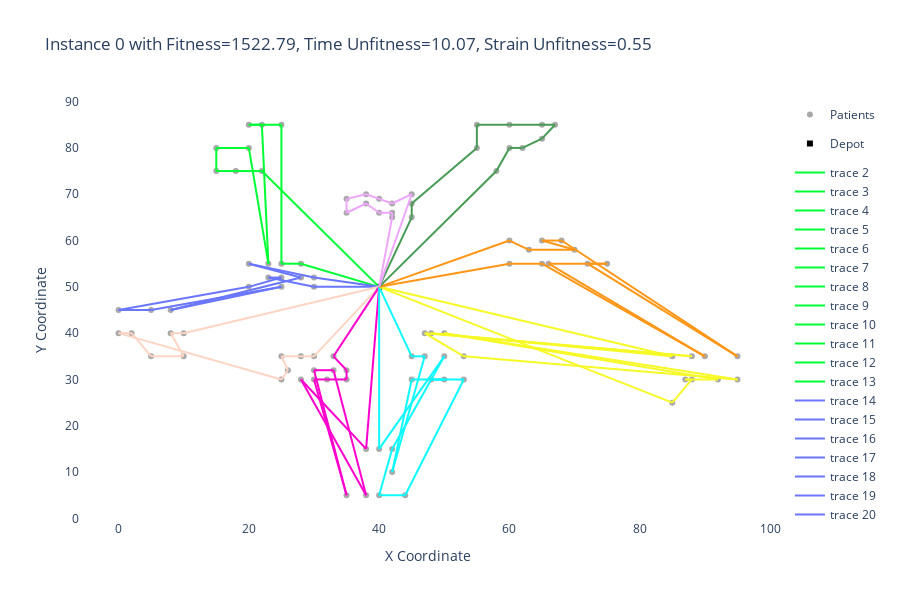

The notebook cell saved with this chart:
### Code cell
import plotly.express as px
import plotly.graph_objects as go
from itertools import cycle

depot_x, depot_y = depot['x_coord'], depot['y_coord']
x_coords, y_coords = zip(*[(patient['x_coord'], patient['y_coord']) for patient in patients.values()])



patient_hover_texts = [f"Patient {pid}:<br>Location: ({patient['x_coord']}, {patient['y_coord']})<br>Time Window: [{patient['start_time']}, {patient['end_time']}]" for pid, patient in patients.items()]

# Create a scatter plot for patients
patients_scatter = go.Scatter(x=x_coords, y=y_coords, mode='markers', marker=dict(symbol='circle', color='darkgrey'), name='Patients', text=patient_hover_texts, hoverinfo='text')

# Create a scatter plot for the depot
depot_scatter = go.Scatter(x=[depot_x], y=[depot_y], mode='markers', marker=dict(symbol='square', color='black'), name='Depot')


# Create the figure and add the scatter plots
fig = go.Figure()
fig.add_trace(patients_scatter)
fig.add_trace(depot_scatter)
from itertools import cycle

# Generate a list of distinct colors
num_routes = 25  # Or however many routes you have


colors = px.colors.qualitative.Light24
colors.append('#1CA71C')
colors.append('#FFA500')
colors = iter(cycle(colors))
# Current color

color_ind = 1



color = next(colors)
for start, end in arcs:
    if (start[0] == depot_x and start[1] == depot_y):  # Start at the depot
        color = next(colors)  # Change color for the new route
    fig.add_trace(go.Scatter(x=[start[0], end[0]], y=[start[1], end[1]], mode='lines', line=dict(color=color), legendgroup=f'R{color_ind}'))

# Set axis labels
fig.update_layout(
    xaxis_title='X Coordinate', 
    yaxis_title='Y Coordinate', 
    title=f'Instance {instance} with Fitness={fitness:.2f}, Time Unfitness={time_unfitness:.2f}, Strain Unfitness={strain_unfitness:.2f}', 
    plot_bgcolor='white', 
    paper_bgcolor='white',
    height=600,
)

# Show the plot
fig.show()

### Figure 1 — Plotly figure (JSON) as saved in the notebook; plotly's stock layout.template omitted (floating-point values rounded to 4 significant figures)
{"data": [{"hoverinfo": "text", "marker": {"color": "darkgrey", "symbol": "circle"}, "mode": "markers", "name": "Patients", "text": ["Patient 1:<br>Location: (45, 68)<br>Time Window: [912, 1057]", "Patient 2:<br>Location: (45, 70)<br>Time Window: [825, 960]", "Patient 3:<br>Location: (42, 66)<br>Time Window: [65, 236]", "Patient 4:<br>Location: (42, 68)<br>Time Window: [727, 872]", "Patient 5:<br>Location: (42, 65)<br>Time Window: [15, 157]", "Patient 6:<br>Location: (40, 69)<br>Time Window: [621, 792]", "Patient 7:<br>Location: (40, 66)<br>Time Window: [170, 315]", "Patient 8:<br>Location: (38, 68)<br>Time Window: [255, 414]", "Patient 9:<br>Location: (38, 70)<br>Time Window: [534, 695]", "Patient 10:<br>Location: (35, 66)<br>Time Window: [357, 500]", "Patient 11:<br>Location: (35, 69)<br>Time Window: [448, 595]", "Patient 12:<br>Location: (25, 85)<br>Time Window: [652, 811]", "Patient 13:<br>Location: (22, 75)<br>Time Window: [30, 182]", "Patient 14:<br>Location: (22, 85)<br>Time Window: [567, 710]", "Patient 15:<br>Location: (20, 80)<br>Time Window: [384, 519]", "Patient 16:<br>Location: (20, 85)<br>Time Window: [475, 618]", "Patient 17:<br>Location: (18, 75)<br>Time Window: [99, 238]", "Patient 18:<br>Location: (15, 75)<br>Time Window: [179, 344]", "Patient 19:<br>Location: (15, 80)<br>Time Window: [278, 435]", "Patient 20:<br>Location: (30, 50)<br>Time Window: [10, 163]", "Patient 21:<br>Location: (30, 52)<br>Time Window: [914, 1055]", "Patient 22:<br>Location: (28, 52)<br>Time Window: [812, 973]", "Patient 23:<br>Location: (28, 55)<br>Time Window: [732, 867]", "Patient 24:<br>Location: (25, 50)<br>Time Window: [65, 234]", "Patient 25:<br>Location: (25, 52)<br>Time Window: [169, 314]", "Patient 26:<br>Location: (25, 55)<br>Time Window: [622, 791]", "Patient 27:<br>Location: (23, 52)<br>Time Window: [261, 406]", "Patient 28:<br>Location: (23, 55)<br>Time Window: [546, 683]", "Patient 29:<br>Location: (20, 50)<br>Time Window: [358, 495]", "Patient 30:<br>Location: (20, 55)<br>Time Window: [449, 594]", "Patient 31:<br>Location: (10, 35)<br>Time Window: [200, 327]", "Patient 32:<br>Location: (10, 40)<br>Time Window: [31, 190]", "Patient 33:<br>Location: (8, 40)<br>Time Window: [87, 248]", "Patient 34:<br>Location: (8, 45)<br>Time Window: [751, 906]", "Patient 35:<br>Location: (5, 35)<br>Time Window: [283, 434]", "Patient 36:<br>Location: (5, 45)<br>Time Window: [665, 806]", "Patient 37:<br>Location: (2, 40)<br>Time Window: [383, 524]", "Patient 38:<br>Location: (0, 40)<br>Time Window: [479, 612]", "Patient 39:<br>Location: (0, 45)<br>Time Window: [567, 714]", "Patient 40:<br>Location: (35, 30)<br>Time Window: [264, 411]", "Patient 41:<br>Location: (35, 32)<br>Time Window: [166, 325]", "Patient 42:<br>Location: (33, 32)<br>Time Window: [68, 239]", "Patient 43:<br>Location: (33, 35)<br>Time Window: [16, 170]", "Patient 44:<br>Location: (32, 30)<br>Time Window: [359, 502]", "Patient 45:<br>Location: (30, 30)<br>Time Window: [541, 690]", "Patient 46:<br>Location: (30, 32)<br>Time Window: [448, 599]", "Patient 47:<br>Location: (30, 35)<br>Time Window: [1054, 1217]", "Patient 48:<br>Location: (28, 30)<br>Time Window: [632, 783]", "Patient 49:<br>Location: (28, 35)<br>Time Window: [1001, 1156]", "Patient 50:<br>Location: (26, 32)<br>Time Window: [815, 970]", "Patient 51:<br>Location: (25, 30)<br>Time Window: [725, 876]", "Patient 52:<br>Location: (25, 35)<br>Time Window: [912, 1059]", "Patient 53:<br>Location: (44, 5)<br>Time Window: [286, 437]", "Patient 54:<br>Location: (42, 10)<br>Time Window: [186, 347]", "Patient 55:<br>Location: (42, 15)<br>Time Window: [95, 248]", "Patient 56:<br>Location: (40, 5)<br>Time Window: [385, 526]", "Patient 57:<br>Location: (40, 15)<br>Time Window: [35, 177]", "Patient 58:<br>Location: (38, 5)<br>Time Window: [471, 624]", "Patient 59:<br>Location: (38, 15)<br>Time Window: [651, 830]", "Patient 60:<br>Location: (35, 5)<br>Time Window: [562, 719]", "Patient 61:<br>Location: (50, 30)<br>Time Window: [531, 700]", "Patient 62:<br>Location: (50, 35)<br>Time Window: [262, 407]", "Patient 63:<br>Location: (50, 40)<br>Time Window: [171, 308]", "Patient 64:<br>Location: (48, 30)<br>Time Window: [632, 783]", "Patient 65:<br>Location: (48, 40)<br>Time Window: [76, 219]", "Patient 66:<br>Location: (47, 35)<br>Time Window: [826, 965]", "Patient 67:<br>Location: (47, 40)<br>Time Window: [12, 167]", "Patient 68:<br>Location: (45, 30)<br>Time Window: [734, 867]", "Patient 69:<br>Location: (45, 35)<br>Time Window: [916, 1059]", "Patient 70:<br>Location: (95, 30)<br>Time Window: [387, 546]", "Patient 71:<br>Location: (95, 35)<br>Time Window: [293, 450]", "Patient 72:<br>Location: (53, 30)<br>Time Window: [450, 595]", "Patient 73:<br>Location: (92, 30)<br>Time Window: [478, 641]", "Patient 74:<br>Location: (53, 35)<br>Time Window: [353, 502]", "Patient 75:<br>Location: (45, 65)<br>Time Window: [997, 1158]", "Patient 76:<br>Location: (90, 35)<br>Time Window: [203, 350]", "Patient 77:<br>Location: (88, 30)<br>Time Window: [574, 733]", "Patient 78:<br>Location: (88, 35)<br>Time Window: [109, 260]", "Patient 79:<br>Location: (87, 30)<br>Time Window: [668, 821]", "Patient 80:<br>Location: (85, 25)<br>Time Window: [769, 910]", "Patient 81:<br>Location: (85, 35)<br>Time Window: [47, 214]", "Patient 82:<br>Location: (75, 55)<br>Time Window: [369, 510]", "Patient 83:<br>Location: (72, 55)<br>Time Window: [265, 428]", "Patient 84:<br>Location: (70, 58)<br>Time Window: [458, 613]", "Patient 85:<br>Location: (68, 60)<br>Time Window: [555, 702]", "Patient 86:<br>Location: (66, 55)<br>Time Window: [173, 328]", "Patient 87:<br>Location: (65, 55)<br>Time Window: [85, 234]", "Patient 88:<br>Location: (65, 60)<br>Time Window: [645, 798]", "Patient 89:<br>Location: (63, 58)<br>Time Window: [737, 892]", "Patient 90:<br>Location: (60, 55)<br>Time Window: [20, 174]", "Patient 91:<br>Location: (60, 60)<br>Time Window: [836, 979]", "Patient 92:<br>Location: (67, 85)<br>Time Window: [368, 531]", "Patient 93:<br>Location: (65, 85)<br>Time Window: [475, 608]", "Patient 94:<br>Location: (65, 82)<br>Time Window: [285, 426]", "Patient 95:<br>Location: (62, 80)<br>Time Window: [196, 329]", "Patient 96:<br>Location: (60, 80)<br>Time Window: [95, 246]", "Patient 97:<br>Location: (60, 85)<br>Time Window: [561, 712]", "Patient 98:<br>Location: (58, 75)<br>Time Window: [30, 174]", "Patient 99:<br>Location: (55, 80)<br>Time Window: [743, 910]", "Patient 100:<br>Location: (55, 85)<br>Time Window: [647, 816]"], "type": "scatter", "x": [45, 45, 42, 42, 42, 40, 40, 38, 38, 35, 35, 25, 22, 22, 20, 20, 18, 15, 15, 30, 30, 28, 28, 25, 25, 25, 23, 23, 20, 20, 10, 10, 8, 8, 5, 5, 2, 0, 0, 35, 35, 33, 33, 32, 30, 30, 30, 28, 28, 26, 25, 25, 44, 42, 42, 40, 40, 38, 38, 35, 50, 50, 50, 48, 48, 47, 47, 45, 45, 95, 95, 53, 92, 53, 45, 90, 88, 88, 87, 85, 85, 75, 72, 70, 68, 66, 65, 65, 63, 60, 60, 67, 65, 65, 62, 60, 60, 58, 55, 55], "y": [68, 70, 66, 68, 65, 69, 66, 68, 70, 66, 69, 85, 75, 85, 80, 85, 75, 75, 80, 50, 52, 52, 55, 50, 52, 55, 52, 55, 50, 55, 35, 40, 40, 45, 35, 45, 40, 40, 45, 30, 32, 32, 35, 30, 30, 32, 35, 30, 35, 32, 30, 35, 5, 10, 15, 5, 15, 5, 15, 5, 30, 35, 40, 30, 40, 35, 40, 30, 35, 30, 35, 30, 30, 35, 65, 35, 30, 35, 30, 25, 35, 55, 55, 58, 60, 55, 55, 60, 58, 55, 60, 85, 85, 82, 80, 80, 85, 75, 80, 85]}, {"marker": {"color": "black", "symbol": "square"}, "mode": "markers", "name": "Depot", "type": "scatter", "x": [40], "y": [50]}, {"legendgroup": "R1", "line": {"color": "#00FE35"}, "mode": "lines", "type": "scatter", "x": [40, 22], "y": [50, 75]}, {"legendgroup": "R1", "line": {"color": "#00FE35"}, "mode": "lines", "type": "scatter", "x": [22, 18], "y": [75, 75]}, {"legendgroup": "R1", "line": {"color": "#00FE35"}, "mode": "lines", "type": "scatter", "x": [18, 15], "y": [75, 75]}, {"legendgroup": "R1", "line": {"color": "#00FE35"}, "mode": "lines", "type": "scatter", "x": [15, 15], "y": [75, 80]}, {"legendgroup": "R1", "line": {"color": "#00FE35"}, "mode": "lines", "type": "scatter", "x": [15, 20], "y": [80, 80]}, {"legendgroup": "R1", "line": {"color": "#00FE35"}, "mode": "lines", "type": "scatter", "x": [20, 23], "y": [80, 55]}, {"legendgroup": "R1", "line": {"color": "#00FE35"}, "mode": "lines", "type": "scatter", "x": [23, 22], "y": [55, 85]}, {"legendgroup": "R1", "line": {"color": "#00FE35"}, "mode": "lines", "type": "scatter", "x": [22, 20], "y": [85, 85]}, {"legendgroup": "R1", "line": {"color": "#00FE35"}, "mode": "lines", "type": "scatter", "x": [20, 25], "y": [85, 85]}, {"legendgroup": "R1", "line": {"color": "#00FE35"}, "mode": "lines", "type": "scatter", "x": [25, 25], "y": [85, 55]}, {"legendgroup": "R1", "line": {"color": "#00FE35"}, "mode": "lines", "type": "scatter", "x": [25, 28], "y": [55, 55]}, {"legendgroup": "R1", "line": {"color": "#00FE35"}, "mode": "lines", "type": "scatter", "x": [28, 40], "y": [55, 50]}, {"legendgroup": "R1", "line": {"color": "#6A76FC"}, "mode": "lines", "type": "scatter", "x": [40, 30], "y": [50, 50]}, {"legendgroup": "R1", "line": {"color": "#6A76FC"}, "mode": "lines", "type": "scatter", "x": [30, 23], "y": [50, 52]}, {"legendgroup": "R1", "line": {"color": "#6A76FC"}, "mode": "lines", "type": "scatter", "x": [23, 25], "y": [52, 52]}, {"legendgroup": "R1", "line": {"color": "#6A76FC"}, "mode": "lines", "type": "scatter", "x": [25, 20], "y": [52, 50]}, {"legendgroup": "R1", "line": {"color": "#6A76FC"}, "mode": "lines", "type": "scatter", "x": [20, 0], "y": [50, 45]}, {"legendgroup": "R1", "line": {"color": "#6A76FC"}, "mode": "lines", "type": "scatter", "x": [0, 5], "y": [45, 45]}, {"legendgroup": "R1", "line": {"color": "#6A76FC"}, "mode": "lines", "type": "scatter", "x": [5, 25], "y": [45, 50]}, {"legendgroup": "R1", "line": {"color": "#6A76FC"}, "mode": "lines", "type": "scatter", "x": [25, 8], "y": [50, 45]}, {"legendgroup": "R1", "line": {"color": "#6A76FC"}, "mode": "lines", "type": "scatter", "x": [8, 28], "y": [45, 52]}, {"legendgroup": "R1", "line": {"color": "#6A76FC"}, "mode": "lines", "type": "scatter", "x": [28, 20], "y": [52, 55]}, {"legendgroup": "R1", "line": {"color": "#6A76FC"}, "mode": "lines", "type": "scatter", "x": [20, 30], "y": [55, 52]}, {"legendgroup": "R1", "line": {"color": "#6A76FC"}, "mode": "lines", "type": "scatter", "x": [30, 40], "y": [52, 50]}, {"legendgroup": "R1", "line": {"color": "#FED4C4"}, "mode": "lines", "type": "scatter", "x": [40, 10], "y": [50, 40]}, {"legendgroup": "R1", "line": {"color": "#FED4C4"}, "mode": "lines", "type": "scatter", "x": [10, 8], "y": [40, 40]}, {"legendgroup": "R1", "line": {"color": "#FED4C4"}, "mode": "lines", "type": "scatter", "x": [8, 10], "y": [40, 35]}, {"legendgroup": "R1", "line": {"color": "#FED4C4"}, "mode": "lines", "type": "scatter", "x": [10, 5], "y": [35, 35]}, {"legendgroup": "R1", "line": {"color": "#FED4C4"}, "mode": "lines", "type": "scatter", "x": [5, 2], "y": [35, 40]}, {"legendgroup": "R1", "line": {"color": "#FED4C4"}, "mode": "lines", "type": "scatter", "x": [2, 0], "y": [40, 40]}, {"legendgroup": "R1", "line": {"color": "#FED4C4"}, "mode": "lines", "type": "scatter", "x": [0, 25], "y": [40, 30]}, {"legendgroup": "R1", "line": {"color": "#FED4C4"}, "mode": "lines", "type": "scatter", "x": [25, 26], "y": [30, 32]}, {"legendgroup": "R1", "line": {"color": "#FED4C4"}, "mode": "lines", "type": "scatter", "x": [26, 25], "y": [32, 35]}, {"legendgroup": "R1", "line": {"color": "#FED4C4"}, "mode": "lines", "type": "scatter", "x": [25, 28], "y": [35, 35]}, {"legendgroup": "R1", "line": {"color": "#FED4C4"}, "mode": "lines", "type": "scatter", "x": [28, 30], "y": [35, 35]}, {"legendgroup": "R1", "line": {"color": "#FED4C4"}, "mode": "lines", "type": "scatter", "x": [30, 40], "y": [35, 50]}, {"legendgroup": "R1", "line": {"color": "#FE00CE"}, "mode": "lines", "type": "scatter", "x": [40, 33], "y": [50, 35]}, {"legendgroup": "R1", "line": {"color": "#FE00CE"}, "mode": "lines", "type": "scatter", "x": [33, 35], "y": [35, 32]}, {"legendgroup": "R1", "line": {"color": "#FE00CE"}, "mode": "lines", "type": "scatter", "x": [35, 35], "y": [32, 30]}, {"legendgroup": "R1", "line": {"color": "#FE00CE"}, "mode": "lines", "type": "scatter", "x": [35, 32], "y": [30, 30]}, {"legendgroup": "R1", "line": {"color": "#FE00CE"}, "mode": "lines", "type": "scatter", "x": [32, 30], "y": [30, 30]}, {"legendgroup": "R1", "line": {"color": "#FE00CE"}, "mode": "lines", "type": "scatter", "x": [30, 35], "y": [30, 5]}, {"legendgroup": "R1", "line": {"color": "#FE00CE"}, "mode": "lines", "type": "scatter", "x": [35, 30], "y": [5, 32]}, {"legendgroup": "R1", "line": {"color": "#FE00CE"}, "mode": "lines", "type": "scatter", "x": [30, 33], "y": [32, 32]}, {"legendgroup": "R1", "line": {"color": "#FE00CE"}, "mode": "lines", "type": "scatter", "x": [33, 38], "y": [32, 5]}, {"legendgroup": "R1", "line": {"color": "#FE00CE"}, "mode": "lines", "type": "scatter", "x": [38, 28], "y": [5, 30]}, {"legendgroup": "R1", "line": {"color": "#FE00CE"}, "mode": "lines", "type": "scatter", "x": [28, 38], "y": [30, 15]}, {"legendgroup": "R1", "line": {"color": "#FE00CE"}, "mode": "lines", "type": "scatter", "x": [38, 40], "y": [15, 50]}, {"legendgroup": "R1", "line": {"color": "#0DF9FF"}, "mode": "lines", "type": "scatter", "x": [40, 40], "y": [50, 15]}, {"legendgroup": "R1", "line": {"color": "#0DF9FF"}, "mode": "lines", "type": "scatter", "x": [40, 50], "y": [15, 35]}, {"legendgroup": "R1", "line": {"color": "#0DF9FF"}, "mode": "lines", "type": "scatter", "x": [50, 42], "y": [35, 15]}, {"legendgroup": "R1", "line": {"color": "#0DF9FF"}, "mode": "lines", "type": "scatter", "x": [42, 40], "y": [15, 5]}, {"legendgroup": "R1", "line": {"color": "#0DF9FF"}, "mode": "lines", "type": "scatter", "x": [40, 44], "y": [5, 5]}, {"legendgroup": "R1", "line": {"color": "#0DF9FF"}, "mode": "lines", "type": "scatter", "x": [44, 53], "y": [5, 30]}, {"legendgroup": "R1", "line": {"color": "#0DF9FF"}, "mode": "lines", "type": "scatter", "x": [53, 48], "y": [30, 30]}, {"legendgroup": "R1", "line": {"color": "#0DF9FF"}, "mode": "lines", "type": "scatter", "x": [48, 50], "y": [30, 30]}, {"legendgroup": "R1", "line": {"color": "#0DF9FF"}, "mode": "lines", "type": "scatter", "x": [50, 45], "y": [30, 30]}, {"legendgroup": "R1", "line": {"color": "#0DF9FF"}, "mode": "lines", "type": "scatter", "x": [45, 42], "y": [30, 10]}, {"legendgroup": "R1", "line": {"color": "#0DF9FF"}, "mode": "lines", "type": "scatter", "x": [42, 47], "y": [10, 35]}, {"legendgroup": "R1", "line": {"color": "#0DF9FF"}, "mode": "lines", "type": "scatter", "x": [47, 45], "y": [35, 35]}, {"legendgroup": "R1", "line": {"color": "#0DF9FF"}, "mode": "lines", "type": "scatter", "x": [45, 40], "y": [35, 50]}, {"legendgroup": "R1", "line": {"color": "#F6F926"}, "mode": "lines", "type": "scatter", "x": [40, 85], "y": [50, 35]}, {"legendgroup": "R1", "line": {"color": "#F6F926"}, "mode": "lines", "type": "scatter", "x": [85, 48], "y": [35, 40]}, {"legendgroup": "R1", "line": {"color": "#F6F926"}, "mode": "lines", "type": "scatter", "x": [48, 88], "y": [40, 35]}, {"legendgroup": "R1", "line": {"color": "#F6F926"}, "mode": "lines", "type": "scatter", "x": [88, 47], "y": [35, 40]}, {"legendgroup": "R1", "line": {"color": "#F6F926"}, "mode": "lines", "type": "scatter", "x": [47, 53], "y": [40, 35]}, {"legendgroup": "R1", "line": {"color": "#F6F926"}, "mode": "lines", "type": "scatter", "x": [53, 95], "y": [35, 30]}, {"legendgroup": "R1", "line": {"color": "#F6F926"}, "mode": "lines", "type": "scatter", "x": [95, 50], "y": [30, 40]}, {"legendgroup": "R1", "line": {"color": "#F6F926"}, "mode": "lines", "type": "scatter", "x": [50, 92], "y": [40, 30]}, {"legendgroup": "R1", "line": {"color": "#F6F926"}, "mode": "lines", "type": "scatter", "x": [92, 87], "y": [30, 30]}, {"legendgroup": "R1", "line": {"color": "#F6F926"}, "mode": "lines", "type": "scatter", "x": [87, 88], "y": [30, 30]}, {"legendgroup": "R1", "line": {"color": "#F6F926"}, "mode": "lines", "type": "scatter", "x": [88, 85], "y": [30, 25]}, {"legendgroup": "R1", "line": {"color": "#F6F926"}, "mode": "lines", "type": "scatter", "x": [85, 40], "y": [25, 50]}, {"legendgroup": "R1", "line": {"color": "#FF9616"}, "mode": "lines", "type": "scatter", "x": [40, 60], "y": [50, 55]}, {"legendgroup": "R1", "line": {"color": "#FF9616"}, "mode": "lines", "type": "scatter", "x": [60, 65], "y": [55, 55]}, {"legendgroup": "R1", "line": {"color": "#FF9616"}, "mode": "lines", "type": "scatter", "x": [65, 90], "y": [55, 35]}, {"legendgroup": "R1", "line": {"color": "#FF9616"}, "mode": "lines", "type": "scatter", "x": [90, 66], "y": [35, 55]}, {"legendgroup": "R1", "line": {"color": "#FF9616"}, "mode": "lines", "type": "scatter", "x": [66, 75], "y": [55, 55]}, {"legendgroup": "R1", "line": {"color": "#FF9616"}, "mode": "lines", "type": "scatter", "x": [75, 72], "y": [55, 55]}, {"legendgroup": "R1", "line": {"color": "#FF9616"}, "mode": "lines", "type": "scatter", "x": [72, 95], "y": [55, 35]}, {"legendgroup": "R1", "line": {"color": "#FF9616"}, "mode": "lines", "type": "scatter", "x": [95, 68], "y": [35, 60]}, {"legendgroup": "R1", "line": {"color": "#FF9616"}, "mode": "lines", "type": "scatter", "x": [68, 65], "y": [60, 60]}, {"legendgroup": "R1", "line": {"color": "#FF9616"}, "mode": "lines", "type": "scatter", "x": [65, 70], "y": [60, 58]}, {"legendgroup": "R1", "line": {"color": "#FF9616"}, "mode": "lines", "type": "scatter", "x": [70, 63], "y": [58, 58]}, {"legendgroup": "R1", "line": {"color": "#FF9616"}, "mode": "lines", "type": "scatter", "x": [63, 60], "y": [58, 60]}, {"legendgroup": "R1", "line": {"color": "#FF9616"}, "mode": "lines", "type": "scatter", "x": [60, 40], "y": [60, 50]}, {"legendgroup": "R1", "line": {"color": "#479B55"}, "mode": "lines", "type": "scatter", "x": [40, 58], "y": [50, 75]}, {"legendgroup": "R1", "line": {"color": "#479B55"}, "mode": "lines", "type": "scatter", "x": [58, 60], "y": [75, 80]}, {"legendgroup": "R1", "line": {"color": "#479B55"}, "mode": "lines", "type": "scatter", "x": [60, 62], "y": [80, 80]}, {"legendgroup": "R1", "line": {"color": "#479B55"}, "mode": "lines", "type": "scatter", "x": [62, 65], "y": [80, 82]}, {"legendgroup": "R1", "line": {"color": "#479B55"}, "mode": "lines", "type": "scatter", "x": [65, 67], "y": [82, 85]}, {"legendgroup": "R1", "line": {"color": "#479B55"}, "mode": "lines", "type": "scatter", "x": [67, 65], "y": [85, 85]}, {"legendgroup": "R1", "line": {"color": "#479B55"}, "mode": "lines", "type": "scatter", "x": [65, 60], "y": [85, 85]}, {"legendgroup": "R1", "line": {"color": "#479B55"}, "mode": "lines", "type": "scatter", "x": [60, 55], "y": [85, 85]}, {"legendgroup": "R1", "line": {"color": "#479B55"}, "mode": "lines", "type": "scatter", "x": [55, 55], "y": [85, 80]}, {"legendgroup": "R1", "line": {"color": "#479B55"}, "mode": "lines", "type": "scatter", "x": [55, 45], "y": [80, 68]}, {"legendgroup": "R1", "line": {"color": "#479B55"}, "mode": "lines", "type": "scatter", "x": [45, 45], "y": [68, 65]}, {"legendgroup": "R1", "line": {"color": "#479B55"}, "mode": "lines", "type": "scatter", "x": [45, 40], "y": [65, 50]}, {"legendgroup": "R1", "line": {"color": "#EEA6FB"}, "mode": "lines", "type": "scatter", "x": [40, 42], "y": [50, 65]}, {"legendgroup": "R1", "line": {"color": "#EEA6FB"}, "mode": "lines", "type": "scatter", "x": [42, 42], "y": [65, 66]}, {"legendgroup": "R1", "line": {"color": "#EEA6FB"}, "mode": "lines", "type": "scatter", "x": [42, 40], "y": [66, 66]}, {"legendgroup": "R1", "line": {"color": "#EEA6FB"}, "mode": "lines", "type": "scatter", "x": [40, 38], "y": [66, 68]}, {"legendgroup": "R1", "line": {"color": "#EEA6FB"}, "mode": "lines", "type": "scatter", "x": [38, 35], "y": [68, 66]}, {"legendgroup": "R1", "line": {"color": "#EEA6FB"}, "mode": "lines", "type": "scatter", "x": [35, 35], "y": [66, 69]}, {"legendgroup": "R1", "line": {"color": "#EEA6FB"}, "mode": "lines", "type": "scatter", "x": [35, 38], "y": [69, 70]}, {"legendgroup": "R1", "line": {"color": "#EEA6FB"}, "mode": "lines", "type": "scatter", "x": [38, 40], "y": [70, 69]}, {"legendgroup": "R1", "line": {"color": "#EEA6FB"}, "mode": "lines", "type": "scatter", "x": [40, 42], "y": [69, 68]}, {"legendgroup": "R1", "line": {"color": "#EEA6FB"}, "mode": "lines", "type": "scatter", "x": [42, 45], "y": [68, 70]}, {"legendgroup": "R1", "line": {"color": "#EEA6FB"}, "mode": "lines", "type": "scatter", "x": [45, 40], "y": [70, 50]}], "layout": {"height": 600, "paper_bgcolor": "white", "plot_bgcolor": "white", "title": {"text": "Instance 0 with Fitness=1522.79, Time Unfitness=10.07, Strain Unfitness=0.55"}, "xaxis": {"title": {"text": "X Coordinate"}}, "yaxis": {"title": {"text": "Y Coordinate"}}}}
